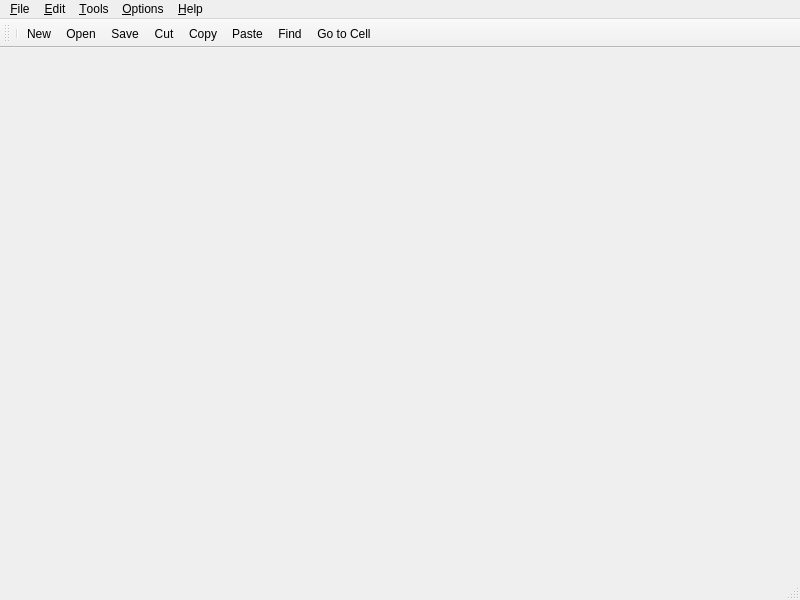
<?xml version="1.0" encoding="UTF-8"?>
<ui version="4.0">
 <class>MainWindow</class>
 <widget class="QMainWindow" name="MainWindow">
  <property name="geometry">
   <rect>
    <x>0</x>
    <y>0</y>
    <width>800</width>
    <height>600</height>
   </rect>
  </property>
  <property name="windowTitle">
   <string>MainWindow</string>
  </property>
  <widget class="QWidget" name="centralwidget"/>
  <widget class="QMenuBar" name="menubar">
   <property name="geometry">
    <rect>
     <x>0</x>
     <y>0</y>
     <width>800</width>
     <height>23</height>
    </rect>
   </property>
   <widget class="QMenu" name="menuFile">
    <property name="title">
     <string>&amp;File</string>
    </property>
    <addaction name="actionNew"/>
    <addaction name="actionOpen"/>
    <addaction name="actionSave"/>
    <addaction name="actionSaveas"/>
    <addaction name="separator"/>
    <addaction name="actionExit"/>
   </widget>
   <widget class="QMenu" name="menuEdit">
    <property name="title">
     <string>&amp;Edit</string>
    </property>
    <widget class="QMenu" name="menuSelect">
     <property name="statusTip">
      <string/>
     </property>
     <property name="title">
      <string>&amp;Select</string>
     </property>
     <addaction name="actionRow"/>
     <addaction name="actionColumn"/>
     <addaction name="actionAll"/>
    </widget>
    <addaction name="actionCut"/>
    <addaction name="actionCopy"/>
    <addaction name="actionPaset"/>
    <addaction name="actionDelete"/>
    <addaction name="menuSelect"/>
    <addaction name="actionFind"/>
    <addaction name="actionGo_to_Cell"/>
   </widget>
   <widget class="QMenu" name="menuTools">
    <property name="title">
     <string>&amp;Tools</string>
    </property>
    <addaction name="actionRecalculate"/>
    <addaction name="actionSort"/>
   </widget>
   <widget class="QMenu" name="menuOptions">
    <property name="title">
     <string>&amp;Options</string>
    </property>
    <addaction name="actionShow_Grid"/>
    <addaction name="actionAuto_Recalculate"/>
   </widget>
   <widget class="QMenu" name="menuHelp">
    <property name="title">
     <string>&amp;Help</string>
    </property>
    <addaction name="actionAbout"/>
    <addaction name="actionAbout_Qt"/>
   </widget>
   <addaction name="menuFile"/>
   <addaction name="menuEdit"/>
   <addaction name="menuTools"/>
   <addaction name="menuOptions"/>
   <addaction name="menuHelp"/>
  </widget>
  <widget class="QStatusBar" name="statusbar"/>
  <widget class="QToolBar" name="toolBar">
   <property name="windowTitle">
    <string>toolBar</string>
   </property>
   <property name="statusTip">
    <string/>
   </property>
   <attribute name="toolBarArea">
    <enum>TopToolBarArea</enum>
   </attribute>
   <attribute name="toolBarBreak">
    <bool>false</bool>
   </attribute>
   <addaction name="separator"/>
   <addaction name="actionNew"/>
   <addaction name="actionOpen"/>
   <addaction name="actionSave"/>
   <addaction name="actionCut"/>
   <addaction name="actionCopy"/>
   <addaction name="actionPaste"/>
   <addaction name="actionFind"/>
   <addaction name="actionGo_to_Cell"/>
  </widget>
  <action name="actionPaste">
   <property name="icon">
    <iconset resource="rec.qrc">
     <normaloff>:/images/paste.png</normaloff>:/images/paste.png</iconset>
   </property>
   <property name="text">
    <string>Paste</string>
   </property>
   <property name="statusTip">
    <string>Paste the clipboard's contents into the current selection</string>
   </property>
  </action>
  <action name="actionNew">
   <property name="icon">
    <iconset resource="rec.qrc">
     <normaloff>:/images/new.png</normaloff>:/images/new.png</iconset>
   </property>
   <property name="text">
    <string>&amp;New</string>
   </property>
   <property name="statusTip">
    <string>Create a new spreadsheet file</string>
   </property>
   <property name="shortcut">
    <string>Ctrl+N</string>
   </property>
  </action>
  <action name="actionOpen">
   <property name="icon">
    <iconset resource="rec.qrc">
     <normaloff>:/images/open.png</normaloff>:/images/open.png</iconset>
   </property>
   <property name="text">
    <string>&amp;Open</string>
   </property>
   <property name="statusTip">
    <string>Open an existing spreadsheet file</string>
   </property>
   <property name="shortcut">
    <string>Ctrl+O</string>
   </property>
  </action>
  <action name="actionSave">
   <property name="icon">
    <iconset resource="rec.qrc">
     <normaloff>:/images/save.png</normaloff>:/images/save.png</iconset>
   </property>
   <property name="text">
    <string>&amp;Save</string>
   </property>
   <property name="statusTip">
    <string>Save the spreadsheet to disk</string>
   </property>
   <property name="shortcut">
    <string>Ctrl+S</string>
   </property>
  </action>
  <action name="actionSaveas">
   <property name="text">
    <string>Save &amp;as</string>
   </property>
   <property name="statusTip">
    <string>Save the spreadsheet under a new name</string>
   </property>
  </action>
  <action name="actionExit">
   <property name="text">
    <string>E&amp;xit</string>
   </property>
   <property name="statusTip">
    <string>Exit the application</string>
   </property>
   <property name="shortcut">
    <string>Ctrl+Q</string>
   </property>
  </action>
  <action name="actionCut">
   <property name="icon">
    <iconset resource="rec.qrc">
     <normaloff>:/images/cut.png</normaloff>:/images/cut.png</iconset>
   </property>
   <property name="text">
    <string>Cu&amp;t</string>
   </property>
   <property name="statusTip">
    <string>Cut the current selection's contents to the clipboard</string>
   </property>
   <property name="shortcut">
    <string>Ctrl+X</string>
   </property>
  </action>
  <action name="actionCopy">
   <property name="icon">
    <iconset resource="rec.qrc">
     <normaloff>:/images/copy.png</normaloff>:/images/copy.png</iconset>
   </property>
   <property name="text">
    <string>&amp;Copy</string>
   </property>
   <property name="statusTip">
    <string>Copy the current selection's contents to the clipboard</string>
   </property>
   <property name="shortcut">
    <string>Ctrl+C</string>
   </property>
  </action>
  <action name="actionPaset">
   <property name="icon">
    <iconset resource="rec.qrc">
     <normaloff>:/images/paste.png</normaloff>:/images/paste.png</iconset>
   </property>
   <property name="text">
    <string>&amp;Paste</string>
   </property>
   <property name="statusTip">
    <string>Paste the clipboard's contents into the current selection</string>
   </property>
   <property name="shortcut">
    <string>Ctrl+V</string>
   </property>
  </action>
  <action name="actionDelete">
   <property name="text">
    <string>&amp;Delete</string>
   </property>
   <property name="statusTip">
    <string>Delete the current selection's contents</string>
   </property>
   <property name="shortcut">
    <string>Del</string>
   </property>
  </action>
  <action name="actionRow">
   <property name="text">
    <string>Row</string>
   </property>
   <property name="statusTip">
    <string>Select all the cells in the current row</string>
   </property>
  </action>
  <action name="actionColumn">
   <property name="text">
    <string>Column</string>
   </property>
   <property name="statusTip">
    <string>Select all the cells in the current column</string>
   </property>
   <property name="visible">
    <bool>true</bool>
   </property>
  </action>
  <action name="actionAll">
   <property name="text">
    <string>All</string>
   </property>
   <property name="statusTip">
    <string>Select all the cells in the spreadsheet</string>
   </property>
   <property name="shortcut">
    <string>Ctrl+A</string>
   </property>
  </action>
  <action name="actionFind">
   <property name="icon">
    <iconset resource="rec.qrc">
     <normaloff>:/images/find.png</normaloff>:/images/find.png</iconset>
   </property>
   <property name="text">
    <string>&amp;Find</string>
   </property>
   <property name="statusTip">
    <string>Find a matching cell</string>
   </property>
   <property name="shortcut">
    <string>Ctrl+F</string>
   </property>
  </action>
  <action name="actionGo_to_Cell">
   <property name="icon">
    <iconset resource="rec.qrc">
     <normaloff>:/images/gotocell.png</normaloff>:/images/gotocell.png</iconset>
   </property>
   <property name="text">
    <string>&amp;Go to Cell</string>
   </property>
   <property name="statusTip">
    <string>Go to the specified cell</string>
   </property>
   <property name="shortcut">
    <string>Ctrl+G</string>
   </property>
  </action>
  <action name="actionRecalculate">
   <property name="text">
    <string>&amp;Recalculate</string>
   </property>
   <property name="statusTip">
    <string>Recalculate all the spreadsheet's formulas</string>
   </property>
   <property name="shortcut">
    <string>F9</string>
   </property>
  </action>
  <action name="actionSort">
   <property name="text">
    <string>&amp;Sort</string>
   </property>
   <property name="statusTip">
    <string>Sort the selected cells or all the cells</string>
   </property>
  </action>
  <action name="actionShow_Grid">
   <property name="checkable">
    <bool>true</bool>
   </property>
   <property name="checked">
    <bool>true</bool>
   </property>
   <property name="text">
    <string>&amp;Show Grid</string>
   </property>
   <property name="statusTip">
    <string>Show or hide the spreadsheet's grid</string>
   </property>
  </action>
  <action name="actionAuto_Recalculate">
   <property name="checkable">
    <bool>true</bool>
   </property>
   <property name="checked">
    <bool>true</bool>
   </property>
   <property name="text">
    <string>&amp;Auto-Recalculate</string>
   </property>
   <property name="statusTip">
    <string>Switch auto-recalculation on or off</string>
   </property>
  </action>
  <action name="actionAbout">
   <property name="text">
    <string>&amp;About</string>
   </property>
   <property name="statusTip">
    <string>Show the application's About box</string>
   </property>
  </action>
  <action name="actionAbout_Qt">
   <property name="text">
    <string>About &amp;Qt</string>
   </property>
   <property name="statusTip">
    <string>Show the Qt library's About box</string>
   </property>
  </action>
 </widget>
 <resources>
  <include location="rec.qrc"/>
 </resources>
 <connections/>
</ui>
